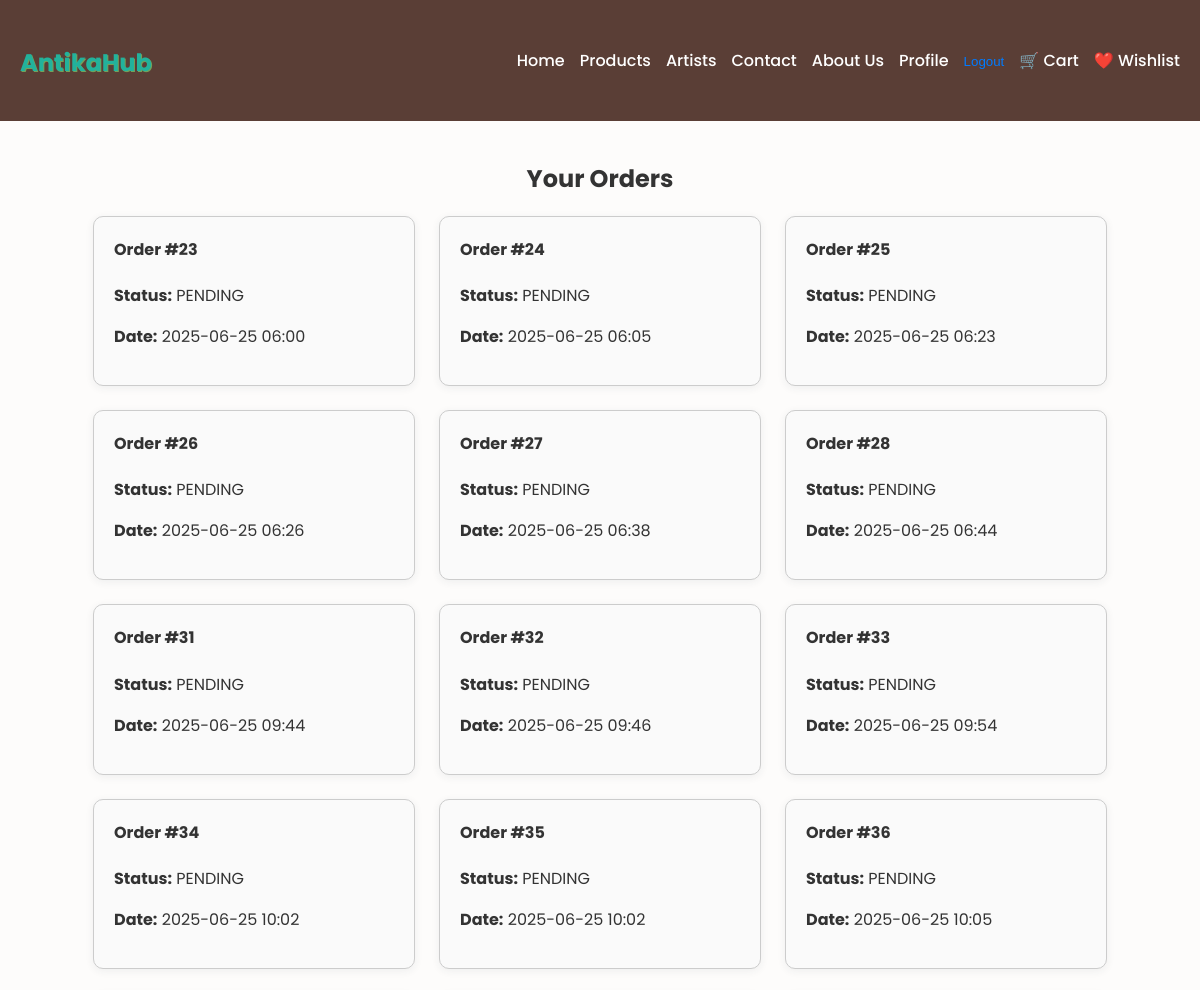
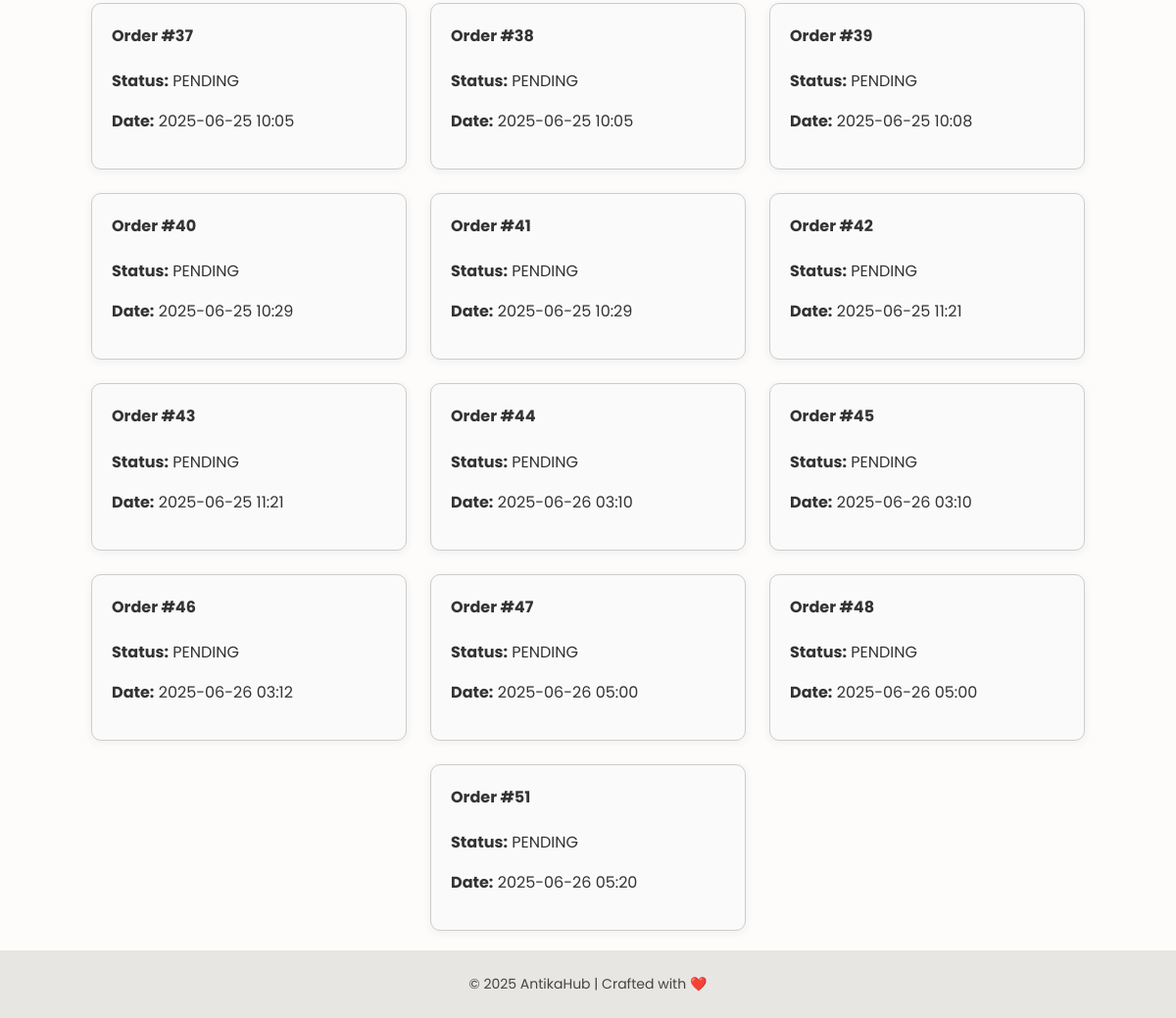
The app's page /order-history/ (signed in) with its own data (2 pictures, top to bottom).
### market/models.py (models this page shows, shortened)
class Order(models.Model):
    user = models.ForeignKey(User, on_delete=models.CASCADE)
    status = models.CharField(max_length=20, default='PENDING')
    created_at = models.DateTimeField(auto_now_add=True)
    shipping_address = models.TextField(blank=True, null=True)
    city = models.CharField(max_length=100, blank=True, null=True)
    phone = models.CharField(max_length=20, blank=True, null=True)
    payment_method = models.CharField(max_length=20, blank=True, null=True)
    upi_id = models.CharField(max_length=100, blank=True, null=True)
    shipping_charge = models.DecimalField(max_digits=8, decimal_places=2, default=0)

### market/views.py (the view)
# urls.py: path('order-history/', views.order_history, name='order_history'),
@login_required
def order_history(request):
    orders = Order.objects.filter(user=request.user)
    return render(request, 'order_history.html', {'orders': orders})

### market/templates/order_history.html (shortened to what this page needs)
{% extends 'base.html' %}
{% block content %}
<h2 style="text-align:center; margin-bottom: 20px;">Your Orders</h2>
<div style="display: flex; flex-wrap: wrap; gap: 24px; justify-content: center;">
    {% if orders %}
    {% for order in orders %}
        <div style="border: 1px solid #ccc; border-radius: 10px; padding: 20px; width: 280px; background: #fafafa; box-shadow: 0 2px 8px #eee;">
            <h4 style="margin-top:0;">Order #{{ order.id }}</h4>
            <p><strong>Status:</strong> {{ order.status }}</p>
            <p><strong>Date:</strong> {{ order.created_at|date:"Y-m-d H:i" }}</p>
        </div>
    {% endfor %}
    {% endif %}
</div>
{% endblock %}

### market/static/css/style.css (style rules this page uses)
body { font-family: 'Poppins', sans-serif; background-color: #fdfcfb; margin: 0; padding: 0; color: #333; transition: background-color 0.3s ease, color 0.3s ease; }

### records on screen
Order: id "23", status "PENDING", created_at "2025-06-25 06:00"
Order: id "24", status "PENDING", created_at "2025-06-25 06:05"
Order: id "25", status "PENDING", created_at "2025-06-25 06:23"
Order: id "26", status "PENDING", created_at "2025-06-25 06:26"
Order: id "27", status "PENDING", created_at "2025-06-25 06:38"
Order: id "28", status "PENDING", created_at "2025-06-25 06:44"
Order: id "31", status "PENDING", created_at "2025-06-25 09:44"
Order: id "32", status "PENDING", created_at "2025-06-25 09:46"
Order: id "33", status "PENDING", created_at "2025-06-25 09:54"
Order: id "34", status "PENDING", created_at "2025-06-25 10:02"
Order: id "35", status "PENDING", created_at "2025-06-25 10:02"
Order: id "36", status "PENDING", created_at "2025-06-25 10:05"
Order: id "37", status "PENDING", created_at "2025-06-25 10:05"
Order: id "38", status "PENDING", created_at "2025-06-25 10:05"
Order: id "39", status "PENDING", created_at "2025-06-25 10:08"
Order: id "40", status "PENDING", created_at "2025-06-25 10:29"
Order: id "41", status "PENDING", created_at "2025-06-25 10:29"
Order: id "42", status "PENDING", created_at "2025-06-25 11:21"
Order: id "43", status "PENDING", created_at "2025-06-25 11:21"
Order: id "44", status "PENDING", created_at "2025-06-26 03:10"
Order: id "45", status "PENDING", created_at "2025-06-26 03:10"
Order: id "46", status "PENDING", created_at "2025-06-26 03:12"
Order: id "47", status "PENDING", created_at "2025-06-26 05:00"
Order: id "48", status "PENDING", created_at "2025-06-26 05:00"
Order: id "51", status "PENDING", created_at "2025-06-26 05:20"
